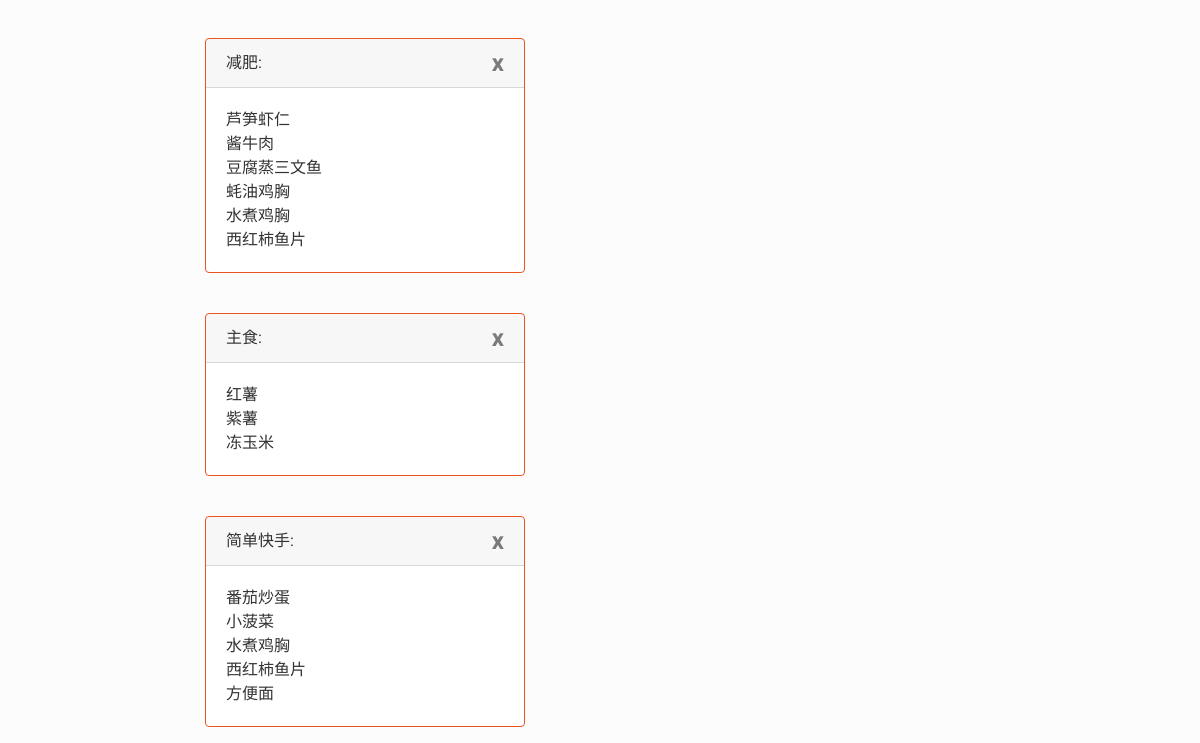
Page /schedule/ (signed in, lower part) on the earlier database version.
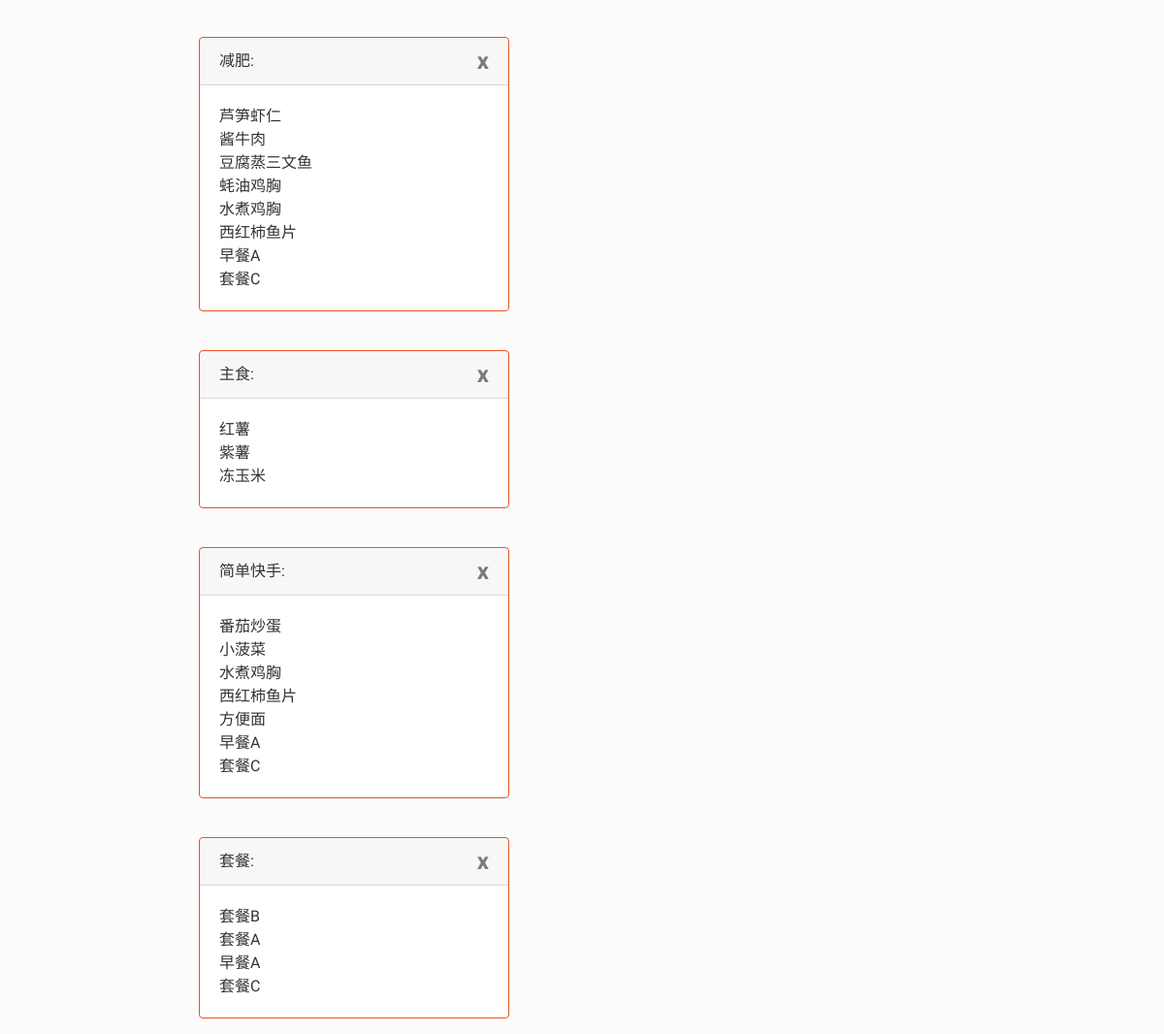
Same page on the later database version.
### AutoGener/models.py (models this page shows, shortened)
class DishType(models.Model):
    userid = models.IntegerField()
    name = models.CharField(max_length=20)

class CanDo(models.Model):
    userid = models.IntegerField()
    name = models.CharField(max_length=100)
    type = models.ManyToManyField(DishType)
    ingre = models.ManyToManyField(CanGet, blank=True)

### AutoGener/views.py (the view, shortened to what this page needs)
# urls.py: path('schedule/', views.get_scehdele, name='schedule'),
@login_required
def get_scehdele(request):
    random_dish = []
    required_dish = []
    message = ''
    types = DishType.objects.filter(userid=request.user.id)
    canDolist = CanDo.objects.filter(userid=request.user.id)
    ingredientlist = CanGet.objects.filter(userid=request.user.id)
    context = {'random_dish': random_dish, 'required_dish': list(set(required_dish)), "message": message,
               'types':types}
    return render(request, 'AutoGener/schedule.html', context)

### templates/AutoGener/schedule.html (shortened to what this page needs)
{% extends 'base.html' %}
{% load i18n %}
{% block main %}
{% for type in types %}
<br>
<div class="card border-primary mb-3" style="max-width: 20rem;">
  <div class="card-header">{{ type.name }}:<a class="close" href="{% url 'AutoGener:type_delete' type.name %}">x</a></div>
  <div class="card-body">
    {% for dish in type.cando_set.all %}
      <div id="{{ type.name}}_{{ forloop.counter }}" draggable="true" ondragstart="drag(event)">
        <p class="card-text">{{ dish.name }}</p>
      </div>
    {% empty %}
      {% trans "没有菜品" %}
      <br>
    {% endfor %}
  </div>
</div>
{% endfor %}
{% endblock %}

Differences in the rows shown:
added CanDo: name "早餐A"
added CanDo: name "套餐C"
added DishType: name "套餐"
added CanDo: name "套餐B", shown under "套餐"
added CanDo: name "套餐A", shown under "套餐"
